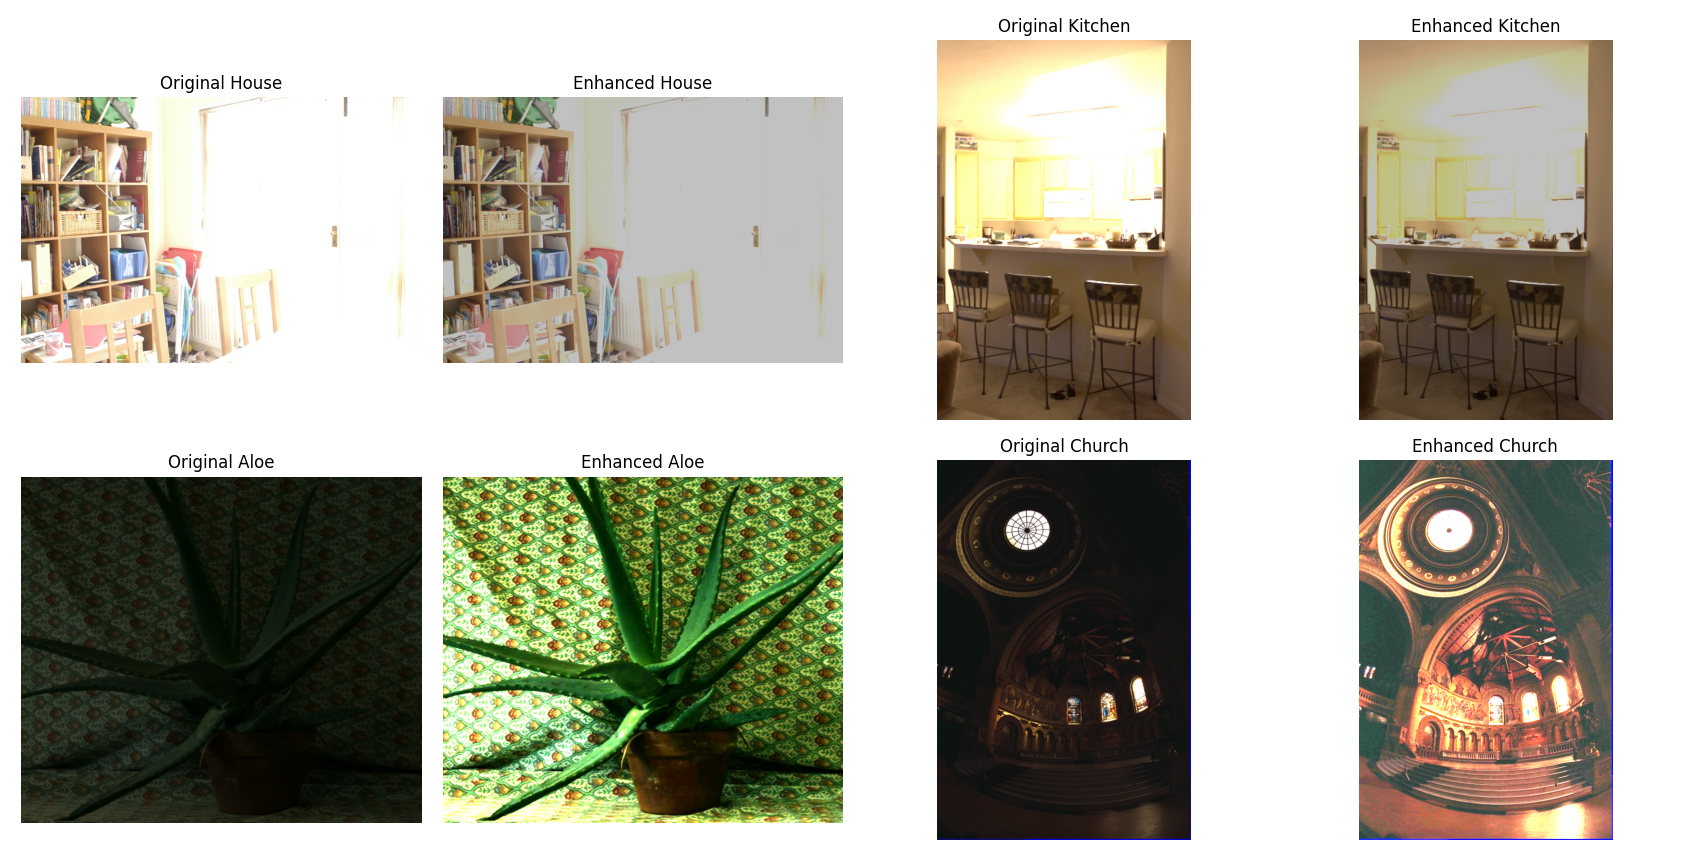

The Python source for this figure:
import numpy as np
from PIL import Image
import matplotlib.pyplot as plt

# Power Law 函數
def power_law(image,gamma,c):
    """
    Power Law  
    :image: 原始影像 
    :gamma: Gamma 值
    :c: 增益常數
    :return: 增強後影像 
    """
    r=image.astype(np.float32) 
    g=c*(r**gamma) # Power Law 
    g=np.clip(g,0,255) # 限制像素值範圍為 [0,255]
    return g.astype(np.uint8) 

# 載入影像
p1=np.array(Image.open('house.jpg'))
p2=np.array(Image.open('kitchen.jpg'))
p3=np.array(Image.open('aloe.jpg'))
p4=np.array(Image.open('church.jpg'))

r1=power_law(p1,0.95,1) 
r2=power_law(p2,0.95,1) 
r3=power_law(p3,1.5,1) 
r4=power_law(p4,1.5,1) 

plt.figure(figsize=(12,8))

# House
plt.subplot(2,4,1)
plt.imshow(p1)
plt.title('Original House')
plt.axis('off')
plt.subplot(2,4,2)
plt.imshow(r1)
plt.title('Enhanced House')
plt.axis('off')

# Kitchen
plt.subplot(2,4,3)
plt.imshow(p2)
plt.title('Original Kitchen')
plt.axis('off')
plt.subplot(2,4,4)
plt.imshow(r2)
plt.title('Enhanced Kitchen')
plt.axis('off')

# Aloe
plt.subplot(2,4,5)
plt.imshow(p3)
plt.title('Original Aloe')
plt.axis('off')
plt.subplot(2,4,6)
plt.imshow(r3)
plt.title('Enhanced Aloe')
plt.axis('off')

# Church
plt.subplot(2,4,7)
plt.imshow(p4)
plt.title('Original Church')
plt.axis('off')
plt.subplot(2,4,8)
plt.imshow(r4)
plt.title('Enhanced Church')
plt.axis('off')

plt.tight_layout()
plt.show()
